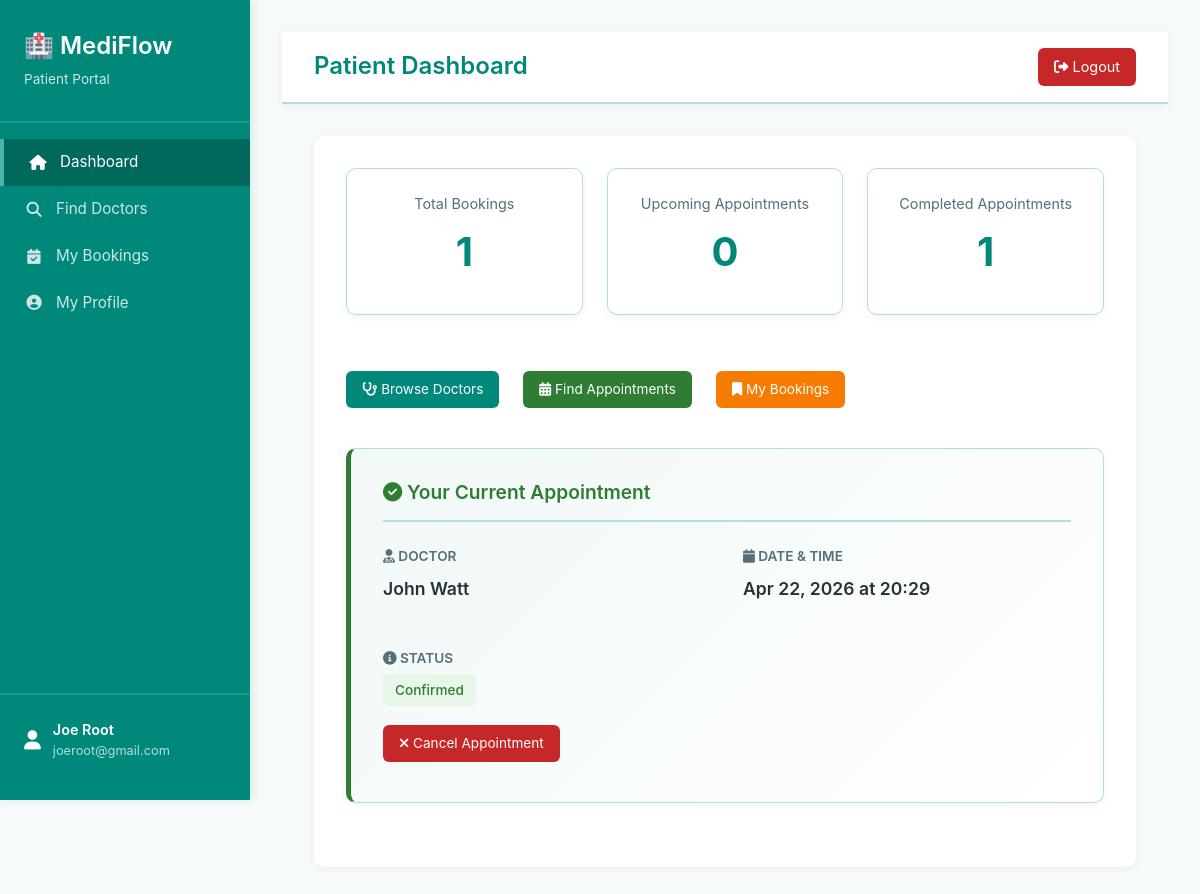
The page /patients/dashboard/ (signed in) on the database its author committed.
### accounts/models.py (models this page shows, shortened)
class CustomUser(AbstractUser):
    ROLE_CHOICES = (
        ('DOCTOR', 'Doctor'),
        ('PATIENT', 'Patient'),
    )
    role = models.CharField(
        max_length=10,
        choices=ROLE_CHOICES,
        default='PATIENT'
    )
    google_calendar_token = models.JSONField(
        null=True,
        blank=True,
        help_text="OAuth token for Google Calendar"
    )
    is_2fa_enabled = models.BooleanField(
        default=False,
        help_text="Whether two-factor authentication is enabled"
    )
    class Meta:
        db_table = 'accounts_customuser'
        verbose_name = 'User'
        verbose_name_plural = 'Users'
    def is_patient(self):
        return self.role == 'PATIENT'

### bookings/models.py (models this page shows, shortened)
class Booking(models.Model):
    PAYMENT_STATUS_CHOICES = [
        ('pending', 'Pending'),
        ('completed', 'Completed'),
        ('failed', 'Failed'),
    ]
    patient = models.ForeignKey(
        CustomUser,
        on_delete=models.CASCADE,
        related_name='bookings',
        limit_choices_to={'role': 'PATIENT'}
    )
    doctor = models.ForeignKey(
        CustomUser,
        on_delete=models.CASCADE,
        related_name='patient_bookings',
        limit_choices_to={'role': 'DOCTOR'}
    )
    slot = models.OneToOneField(
        AvailabilitySlot,
        on_delete=models.CASCADE,
        related_name='booking'
    )
    consultation_fee = models.DecimalField(max_digits=10, decimal_places=2, default=0)
    payment_status = models.CharField(
        max_length=20,
        choices=PAYMENT_STATUS_CHOICES,
        default='pending',
        help_text="Payment status for the consultation"
    )
    payment_id = models.CharField(max_length=100, blank=True, null=True, help_text="Razorpay payment ID")
    created_at = models.DateTimeField(auto_now_add=True)
    reminder_sent_24h = models.BooleanField(default=False, help_text="Whether 24-hour reminder has been sent")
    reminder_sent_1h = models.BooleanField(default=False, help_text="Whether 1-hour reminder has been sent")
    class Meta:
        db_table = 'bookings_booking'
        verbose_name = 'Booking'
        verbose_name_plural = 'Bookings'
        ordering = ['-created_at']

### doctors/models.py (models this page shows, shortened)
class AvailabilitySlot(models.Model):
    doctor = models.ForeignKey(
        CustomUser,
        on_delete=models.CASCADE,
        related_name='availability_slots',
        limit_choices_to={'role': 'DOCTOR'}
    )
    date = models.DateField()
    start_time = models.TimeField()
    end_time = models.TimeField()
    is_booked = models.BooleanField(default=False)
    is_recurring = models.BooleanField(default=False, help_text="Repeat every week on this day")
    max_patients_per_day = models.IntegerField(default=10)
    created_at = models.DateTimeField(auto_now_add=True)
    updated_at = models.DateTimeField(auto_now=True)
    class Meta:
        db_table = 'doctors_availabilityslot'
        verbose_name = 'Availability Slot'
        verbose_name_plural = 'Availability Slots'
        ordering = ['-date', 'start_time']
        unique_together = ('doctor', 'date', 'start_time', 'end_time')
        indexes = [
            models.Index(fields=['doctor', 'date', 'is_booked']),
        ]

### patients/views.py (the view)
    def wrapper(request, *args, **kwargs):
        if not request.user.is_authenticated or not request.user.is_patient():
            messages.error(request, "You don't have permission to access this page.")
            return redirect('home')
        return view_func(request, *args, **kwargs)

### patients/views.py (called while the page is built)
def patient_only(view_func):
    def wrapper(request, *args, **kwargs):
        if not request.user.is_authenticated or not request.user.is_patient():
            messages.error(request, "You don't have permission to access this page.")
            return redirect('home')
        return view_func(request, *args, **kwargs)
    return wrapper

### templates/patients/dashboard.html (shortened to what this page needs)
{% extends 'patients/base_patient.html' %}
{% block navbar_title %}Patient Dashboard{% endblock %}
{% block content %}
<div class="stat-grid">
    <div class="stat-card">
        <div class="stat-label">Total Bookings</div>
        <div class="stat-number">{{ total_bookings }}</div>
    </div>
    <div class="stat-card">
        <div class="stat-label">Upcoming Appointments</div>
        <div class="stat-number">{{ upcoming_count }}</div>
    </div>
    <div class="stat-card">
        <div class="stat-label">Completed Appointments</div>
        <div class="stat-number">{{ completed_count }}</div>
    </div>
</div>
<div class="action-buttons">
    <a href="{% url 'view_doctors' %}" class="btn-patient btn-primary-patient">
        <i class="fas fa-stethoscope"></i> Browse Doctors
    </a>
    <a href="{% url 'view_slots' %}" class="btn-patient btn-success-patient">
        <i class="fas fa-calendar-alt"></i> Find Appointments
    </a>
    <a href="{% url 'my_bookings' %}" class="btn-patient btn-warning-patient">
        <i class="fas fa-bookmark"></i> My Bookings
    </a>
</div>
{% if has_booking %}
<div class="patient-card" style="border-left: 5px solid #2E7D32; background: linear-gradient(135deg, #F1F8F7 0%, #FFFFFF 100%);">
    <h3 style="color: #2E7D32; margin-bottom: 1.5rem;">
        <i class="fas fa-check-circle"></i> Your Current Appointment
    </h3>
    <div style="display: grid; grid-template-columns: repeat(auto-fit, minmax(250px, 1fr)); gap: 2rem; margin-bottom: 1.5rem;">
        <div>
            <p style="color: #546E7A; margin-bottom: 0.5rem; font-size: 0.85rem; text-transform: uppercase; font-weight: 600;">
                <i class="fas fa-user-md"></i> Doctor
            </p>
            <p style="font-size: 1.1rem; font-weight: 600; color: #263238;">
                {{ booking.doctor.get_full_name }}
            </p>
        </div>
        <div>
            <p style="color: #546E7A; margin-bottom: 0.5rem; font-size: 0.85rem; text-transform: uppercase; font-weight: 600;">
                <i class="fas fa-calendar"></i> Date & Time
            </p>
            <p style="font-size: 1.1rem; font-weight: 600; color: #263238;">
                {{ booking.slot.date|date:"M d, Y" }} at {{ booking.slot.start_time|time:"H:i" }}
            </p>
        </div>
        <div>
            <p style="color: #546E7A; margin-bottom: 0.5rem; font-size: 0.85rem; text-transform: uppercase; font-weight: 600;">
                <i class="fas fa-info-circle"></i> Status
            </p>
            <span class="badge-status badge-confirmed">Confirmed</span>
        </div>
    </div>
    <form method="post" action="{% url 'cancel_booking' %}" style="margin-top: 1.5rem;">
        <button type="submit" class="btn-patient btn-danger-patient" onclick="return confirm('Are you sure you want to cancel this appointment?');">
            <i class="fas fa-times"></i> Cancel Appointment
        </button>
    </form>
</div>
{% endif %}
{% endblock %}

### templates/patients/base_patient.html (shortened to what this page needs)
<!DOCTYPE html>
<html lang="en">
<head>
    <link href="https://cdn.jsdelivr.net/npm/bootstrap@5.3.0/dist/css/bootstrap.min.css" rel="stylesheet">
    <link rel="stylesheet" href="https://cdnjs.cloudflare.com/ajax/libs/font-awesome/6.4.0/css/all.min.css">
</head>
<body>
    <div class="sidebar">
        <div class="sidebar-header">
            <h2>🏥 MediFlow</h2>
            <p>Patient Portal</p>
        </div>
        <ul class="sidebar-menu">
            <li><a href="#" data-page="dashboard" class="sidebar-link active" data-url="{% url 'patient_dashboard' %}">
                <i class="fas fa-home"></i> Dashboard
            </a></li>
            <li><a href="#" data-page="find-doctors" class="sidebar-link" data-url="{% url 'view_doctors' %}">
                <i class="fas fa-search"></i> Find Doctors
            </a></li>
            <li><a href="#" data-page="my-bookings" class="sidebar-link" data-url="{% url 'my_bookings' %}">
                <i class="fas fa-calendar-check"></i> My Bookings
            </a></li>
            <li><a href="#" data-page="my-profile" class="sidebar-link" data-url="{% url 'patient_profile' %}">
                <i class="fas fa-user-circle"></i> My Profile
            </a></li>
        </ul>
        <div class="sidebar-footer">
            <div class="user-info">
                <i class="fas fa-user" style="font-size: 1.2rem;"></i>
                <div>
                    <div style="font-weight: 600;">{{ user.get_full_name }}</div>
                    <div style="font-size: 0.8rem; opacity: 0.7;">{{ user.email }}</div>
                </div>
            </div>
        </div>
    </div>
    <div class="main-content">
        <div class="navbar-patient">
            <h1>{% block navbar_title %}Patient Dashboard{% endblock %}</h1>
            <div class="navbar-actions">
                <form action="{% url 'logout' %}" method="POST" style="margin: 0;" onsubmit="return confirm('Are you sure you want to logout?');">
                    <button type="submit" class="logout-btn">
                        <i class="fas fa-sign-out-alt"></i> Logout
                    </button>
                </form>
            </div>
        </div>
        <div id="content-container" class="content-container">
            {% block content %}{% endblock %}
        </div>
    </div>
</body>
</html>

### templates/patients/base_patient.html (style rules this page uses)
:root { --primary-teal: #00897B; --secondary-teal: #00695C; --accent-teal: #4DB6AC; --background: #F7FAFA; --card-bg: #FFFFFF; --text-color: #263238; --text-light: #546E7A; --success: #2E7D32; --danger: #C62828; --warning: #F57C00; --border-color: #B2DFDB; }
* { margin: 0; padding: 0; box-sizing: border-box; }
body { font-family: -apple-system, BlinkMacSystemFont, 'Segoe UI', Roboto, sans-serif; background-color: var(--background); color: var(--text-color); }
.sidebar { background: var(--primary-teal); color: white; height: 100vh; position: fixed; left: 0; top: 0; width: 250px; overflow-y: auto; box-shadow: 2px 0 8px rgba(0, 137, 123, 0.15); }
.sidebar-header { padding: 2rem 1.5rem; border-bottom: 2px solid rgba(255, 255, 255, 0.1); }
.sidebar-header h2 { font-size: 1.5rem; margin: 0; font-weight: 600; }
.sidebar-header p { font-size: 0.85rem; opacity: 0.8; margin: 0.5rem 0 0 0; }
.sidebar-menu { list-style: none; padding: 1rem 0; }
.sidebar-menu li { margin: 0; }
.sidebar-menu a { display: flex; align-items: center; gap: 0.75rem; padding: 0.75rem 1.5rem; color: rgba(255, 255, 255, 0.8); text-decoration: none; transition: all 0.2s; font-size: 0.95rem; }
.sidebar-menu a.active { background: var(--secondary-teal); color: white; border-left: 4px solid var(--accent-teal); }
.sidebar-menu i { width: 20px; text-align: center; }
.sidebar-footer { position: absolute; bottom: 0; width: 100%; padding: 1.5rem; border-top: 2px solid rgba(255, 255, 255, 0.1); }
.user-info { display: flex; align-items: center; gap: 0.75rem; margin-bottom: 1rem; font-size: 0.9rem; }
.main-content { margin-left: 250px; padding: 2rem; }
.navbar-patient { background: white; border-bottom: 2px solid var(--border-color); box-shadow: 0 2px 8px rgba(0, 0, 0, 0.05); padding: 1rem 2rem; display: flex; justify-content: space-between; align-items: center; position: sticky; top: 0; z-index: 100; }
.navbar-patient h1 { font-size: 1.5rem; color: var(--primary-teal); margin: 0; font-weight: 600; }
.navbar-actions { display: flex; align-items: center; gap: 1.5rem; }
.logout-btn { background: var(--danger); color: white; border: none; padding: 0.5rem 1rem; border-radius: 6px; cursor: pointer; font-size: 0.9rem; transition: background 0.2s; }
.patient-card { background: var(--card-bg); border-radius: 10px; box-shadow: 0 2px 8px rgba(0, 0, 0, 0.05); padding: 2rem; margin-bottom: 2rem; border: 1px solid var(--border-color); }
.patient-card h3 { color: var(--primary-teal); margin-bottom: 1rem; font-size: 1.2rem; }
.stat-card { background: var(--card-bg); border-radius: 10px; padding: 1.5rem; text-align: center; border: 1px solid var(--border-color); box-shadow: 0 2px 8px rgba(0, 0, 0, 0.05); transition: transform 0.2s; margin-bottom: 1.5rem; }
.stat-number { font-size: 2.5rem; font-weight: bold; color: var(--primary-teal); margin: 0.5rem 0; }
.stat-label { font-size: 0.9rem; color: var(--text-light); }
.stat-grid { display: grid; grid-template-columns: repeat(auto-fit, minmax(200px, 1fr)); gap: 1.5rem; margin-bottom: 2rem; }
.btn-patient { padding: 0.5rem 1rem; border-radius: 6px; border: none; cursor: pointer; font-size: 0.85rem; transition: all 0.2s; text-decoration: none; display: inline-block; }
.btn-primary-patient { background: var(--primary-teal); color: white; }
.btn-success-patient { background: var(--success); color: white; }
.btn-warning-patient { background: var(--warning); color: white; }
.btn-danger-patient { background: var(--danger); color: white; }
.action-buttons { display: flex; gap: 0.75rem; margin-bottom: 2rem; flex-wrap: wrap; }
.badge-status { padding: 0.5rem 0.75rem; border-radius: 6px; font-size: 0.85rem; font-weight: 500; }
.badge-confirmed { background: #E8F5E9; color: var(--success); }
.content-container { padding: 2rem; min-height: 500px; background: var(--card-bg); border-radius: 10px; margin: 2rem; box-shadow: 0 2px 8px rgba(0, 0, 0, 0.05); animation: fadeIn 0.3s ease-in; }
.content-container h2, .content-container h3 { margin-top: 2rem; margin-bottom: 1.5rem; padding-bottom: 1rem; border-bottom: 2px solid var(--border-color); font-weight: 600; }
.content-container h2:first-child, .content-container h3:first-child { margin-top: 0; }
.patient-card h3 { margin-bottom: 1.2rem; }
.patient-card p { margin-bottom: 0.75rem; line-height: 1.6; }
.action-buttons { margin-bottom: 2rem; gap: 1rem; }
.btn-patient { margin-right: 0.5rem; margin-bottom: 0.5rem; }

### rows shown on the page
CustomUser: get_full_name "Joe Root", email "joeroot@gmail.com"
Booking: doctor.get_full_name "John Watt", slot "Apr 22, 2026", slot.start_time "20:29"

### other values the page prints
{{ total_bookings }} "1"
{{ upcoming_count }} "0"
{{ completed_count }} "1"
